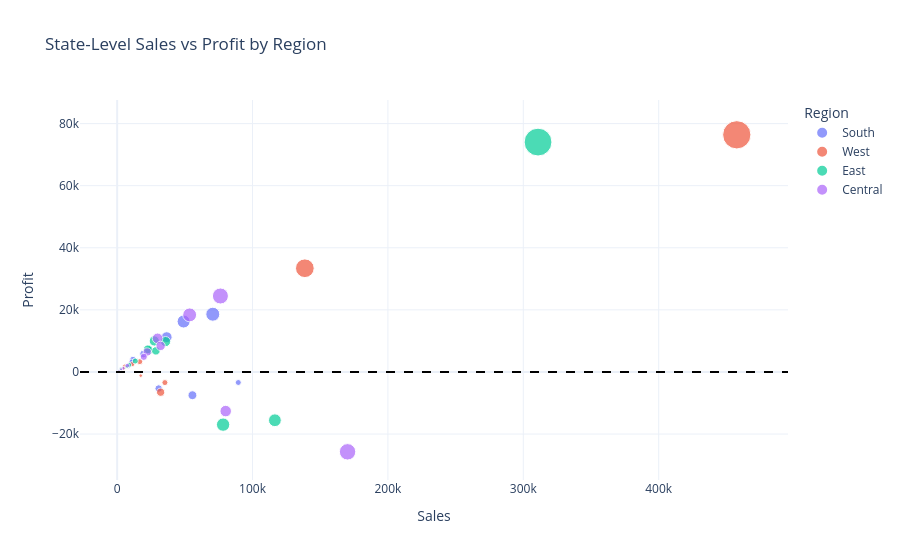

Write notebook code for a chart like this one.
### Markdown cell above
## 5) Regional Performance

### Code cell
# -----------------------------
# 5) Regional and state performance
# -----------------------------
region_perf = df.groupby('Region', as_index=False).agg({'Sales': 'sum', 'Profit': 'sum'}).sort_values('Sales', ascending=False)
state_perf = df.groupby(['State', 'Region'], as_index=False).agg({'Sales': 'sum', 'Profit': 'sum'})

fig_region = px.scatter(
    state_perf,
    x='Sales',
    y='Profit',
    color='Region',
    size=np.abs(state_perf['Profit']) + 1,
    hover_name='State',
    title='State-Level Sales vs Profit by Region',
    template='plotly_white'
)
fig_region.add_hline(y=0, line_dash='dash', line_color='black')
fig_region.show()

display(region_perf)

# Find mismatch: high sales but low or negative profit states
sales_cutoff = state_perf['Sales'].quantile(0.75)
mismatch = state_perf[(state_perf['Sales'] >= sales_cutoff) & (state_perf['Profit'] <= 0)].sort_values('Sales', ascending=False)
display(mismatch.head(10))

display(Markdown(
    f"Insight: {len(mismatch)} high-sales states are non-profitable, which shows why sales alone is not a reliable success measure. "
    "These markets need margin, shipping, and discount diagnostics."
))

### Figure 1 — Plotly figure (JSON) as saved in the notebook; plotly's stock layout.template omitted (floating-point values rounded to 4 significant figures)
{"data": [{"hovertemplate": "<b>%{hovertext}</b><br><br>Region=South<br>Sales=%{x}<br>Profit=%{y}<br>size=%{marker.size}<extra></extra>", "hovertext": ["Alabama", "Arkansas", "Florida", "Georgia", "Kentucky", "Louisiana", "Mississippi", "North Carolina", "South Carolina", "Tennessee", "Virginia"], "legendgroup": "South", "marker": {"color": "#636efa", "size": [5788.0, 4010.0, 3400.0, 16250.0, 11200.0, 2197.0, 3174.0, 7492.0, 1770.0, 5343.0, 18600.0], "sizemode": "area", "sizeref": 191.0, "symbol": "circle"}, "mode": "markers", "name": "South", "orientation": "v", "showlegend": true, "type": "scatter", "x": [19510.0, 11680.0, 89470.0, 49100.0, 36590.0, 9217.0, 10770.0, 55600.0, 8482.0, 30660.0, 70640.0], "xaxis": "x", "y": [5787.0, 4009.0, -3399.0, 16250.0, 11200.0, 2196.0, 3173.0, -7491.0, 1769.0, -5342.0, 18600.0], "yaxis": "y"}, {"hovertemplate": "<b>%{hovertext}</b><br><br>Region=West<br>Sales=%{x}<br>Profit=%{y}<br>size=%{marker.size}<extra></extra>", "hovertext": ["Arizona", "California", "Colorado", "Idaho", "Montana", "Nevada", "New Mexico", "Oregon", "Utah", "Washington", "Wyoming"], "legendgroup": "West", "marker": {"color": "#EF553B", "size": [3429.0, 76380.0, 6529.0, 827.7, 1834.0, 3318.0, 1158.0, 1191.0, 2548.0, 33400.0, 101.2], "sizemode": "area", "sizeref": 191.0, "symbol": "circle"}, "mode": "markers", "name": "West", "orientation": "v", "showlegend": true, "type": "scatter", "x": [35280.0, 457700.0, 32110.0, 4382.0, 5589.0, 16730.0, 4784.0, 17430.0, 11220.0, 138600.0, 1603.0], "xaxis": "x", "y": [-3428.0, 76380.0, -6528.0, 826.7, 1833.0, 3317.0, 1157.0, -1190.0, 2547.0, 33400.0, 100.2], "yaxis": "y"}, {"hovertemplate": "<b>%{hovertext}</b><br><br>Region=East<br>Sales=%{x}<br>Profit=%{y}<br>size=%{marker.size}<extra></extra>", "hovertext": ["Connecticut", "Delaware", "District of Columbia", "Maine", "Maryland", "Massachusetts", "New Hampshire", "New Jersey", "New York", "Ohio", "Pennsylvania", "Rhode Island", "Vermont", "West Virginia"], "legendgroup": "East", "marker": {"color": "#00cc96", "size": [3512.0, 9978.0, 1061.0, 455.5, 7032.0, 6787.0, 1708.0, 9774.0, 74040.0, 16970.0, 15560.0, 7287.0, 2246.0, 186.9], "sizemode": "area", "sizeref": 191.0, "symbol": "circle"}, "mode": "markers", "name": "East", "orientation": "v", "showlegend": true, "type": "scatter", "x": [13380.0, 27450.0, 2865.0, 1271.0, 23710.0, 28630.0, 7293.0, 35760.0, 310900.0, 78260.0, 116500.0, 22630.0, 8929.0, 1210.0], "xaxis": "x", "y": [3511.0, 9977.0, 1060.0, 454.5, 7031.0, 6786.0, 1707.0, 9773.0, 74040.0, -16970.0, -15560.0, 7286.0, 2245.0, 185.9], "yaxis": "y"}, {"hovertemplate": "<b>%{hovertext}</b><br><br>Region=Central<br>Sales=%{x}<br>Profit=%{y}<br>size=%{marker.size}<extra></extra>", "hovertext": ["Illinois", "Indiana", "Iowa", "Kansas", "Michigan", "Minnesota", "Missouri", "Nebraska", "North Dakota", "Oklahoma", "South Dakota", "Texas", "Wisconsin"], "legendgroup": "Central", "marker": {"color": "#ab63fa", "size": [12610.0, 18380.0, 1185.0, 837.4, 24460.0, 10820.0, 6437.0, 2038.0, 231.1, 4855.0, 395.8, 25730.0, 8403.0], "sizemode": "area", "sizeref": 191.0, "symbol": "circle"}, "mode": "markers", "name": "Central", "orientation": "v", "showlegend": true, "type": "scatter", "x": [80170.0, 53560.0, 4580.0, 2914.0, 76270.0, 29860.0, 22210.0, 7465.0, 919.9, 19680.0, 1316.0, 170200.0, 32110.0], "xaxis": "x", "y": [-12610.0, 18380.0, 1184.0, 836.4, 24460.0, 10820.0, 6436.0, 2037.0, 230.1, 4854.0, 394.8, -25730.0, 8402.0], "yaxis": "y"}], "layout": {"legend": {"itemsizing": "constant", "title": {"text": "Region"}, "tracegroupgap": 0}, "shapes": [{"line": {"color": "black", "dash": "dash"}, "type": "line", "x0": 0, "x1": 1, "xref": "x domain", "y0": 0, "y1": 0, "yref": "y"}], "title": {"text": "State-Level Sales vs Profit by Region"}, "xaxis": {"anchor": "y", "domain": [0, 1], "title": {"text": "Sales"}}, "yaxis": {"anchor": "x", "domain": [0, 1], "title": {"text": "Profit"}}}}
